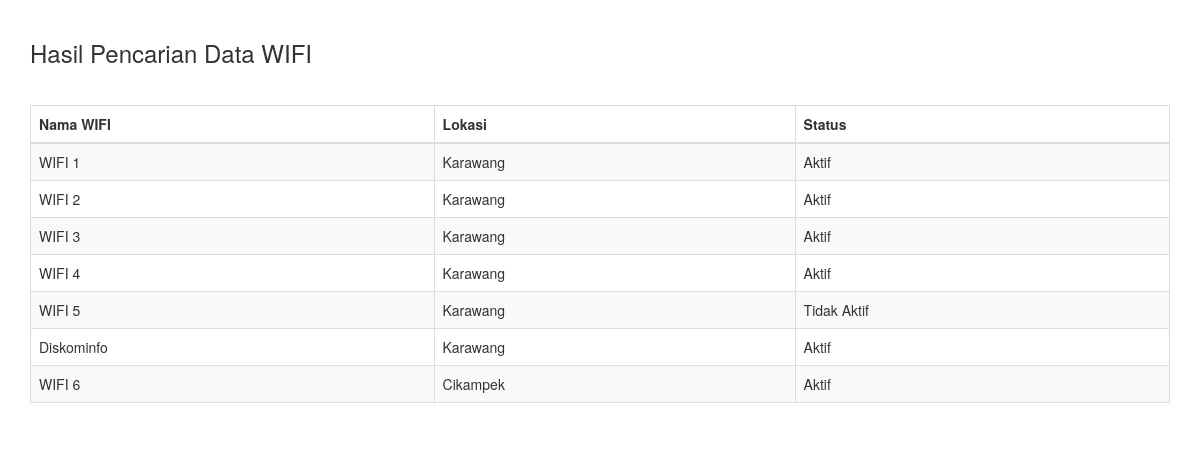
Page /index.php/welcome/cari_data on the committed database.
### tables this page shows
CREATE TABLE `wifi` (
  `id` int(4) NOT NULL,
  `nama_wifi` varchar(50) NOT NULL,
  `lokasi` varchar(50) NOT NULL,
  `status` varchar(35) NOT NULL
);

### application/controllers/Welcome.php (called while the page is built, shortened)
<?php
class Welcome extends CI_Controller {
          public function cari_data()
  {
    $data2['cari'] = $this->M_kursus->cari_data();
    $this->load->view('publik/header2');
    $this->load->view('publik/hasil', $data2);
  }
}

### index.php (called while the page is built, shortened)
<?php
require_once BASEPATH.'core/CodeIgniter.php';

### application/models/M_kursus.php (called while the page is built, shortened)
<?php
class M_kursus extends CI_Model
{
      public function cari_data()
  {
    $cari = $this->input->GET('cari', TRUE);
    $data = $this->db->query("SELECT * from wifi where nama_wifi like '%$cari%' ");
    return $data->result();
  }
 }

### application/views/publik/hasil.php (the view, shortened to what this page needs)
<div class="page-header">
  <h3>Hasil Pencarian Data WIFI</h3>
</div>
<div class="table-responsive">
  <table class="table table-bordered table-striped table-hover" id = "table-datatable">
    <thead>
      <tr>
        <th>Nama WIFI</th>
        <th>Lokasi</th>
        <th>Status</th>
      </tr>
    </thead>
    <tbody>
      <?php
      foreach ($cari as $a) {
      ?>
      <tr>
        <td><?php echo $a->nama_wifi ?></td>
        <td><?php echo $a->lokasi ?></td>
        <td><?php echo $a->status ?></td>
      </tr>
    <?php } ?>
  </tbody>
</table>
</div>

### rows in the picture
wifi: nama_wifi "WIFI 1", lokasi "Karawang", status "Aktif"
wifi: nama_wifi "WIFI 2", lokasi "Karawang", status "Aktif"
wifi: nama_wifi "WIFI 3", lokasi "Karawang", status "Aktif"
wifi: nama_wifi "WIFI 4", lokasi "Karawang", status "Aktif"
wifi: nama_wifi "WIFI 5", lokasi "Karawang", status "Tidak Aktif"
wifi: nama_wifi "Diskominfo", lokasi "Karawang", status "Aktif"
wifi: nama_wifi "WIFI 6", lokasi "Cikampek", status "Aktif"
